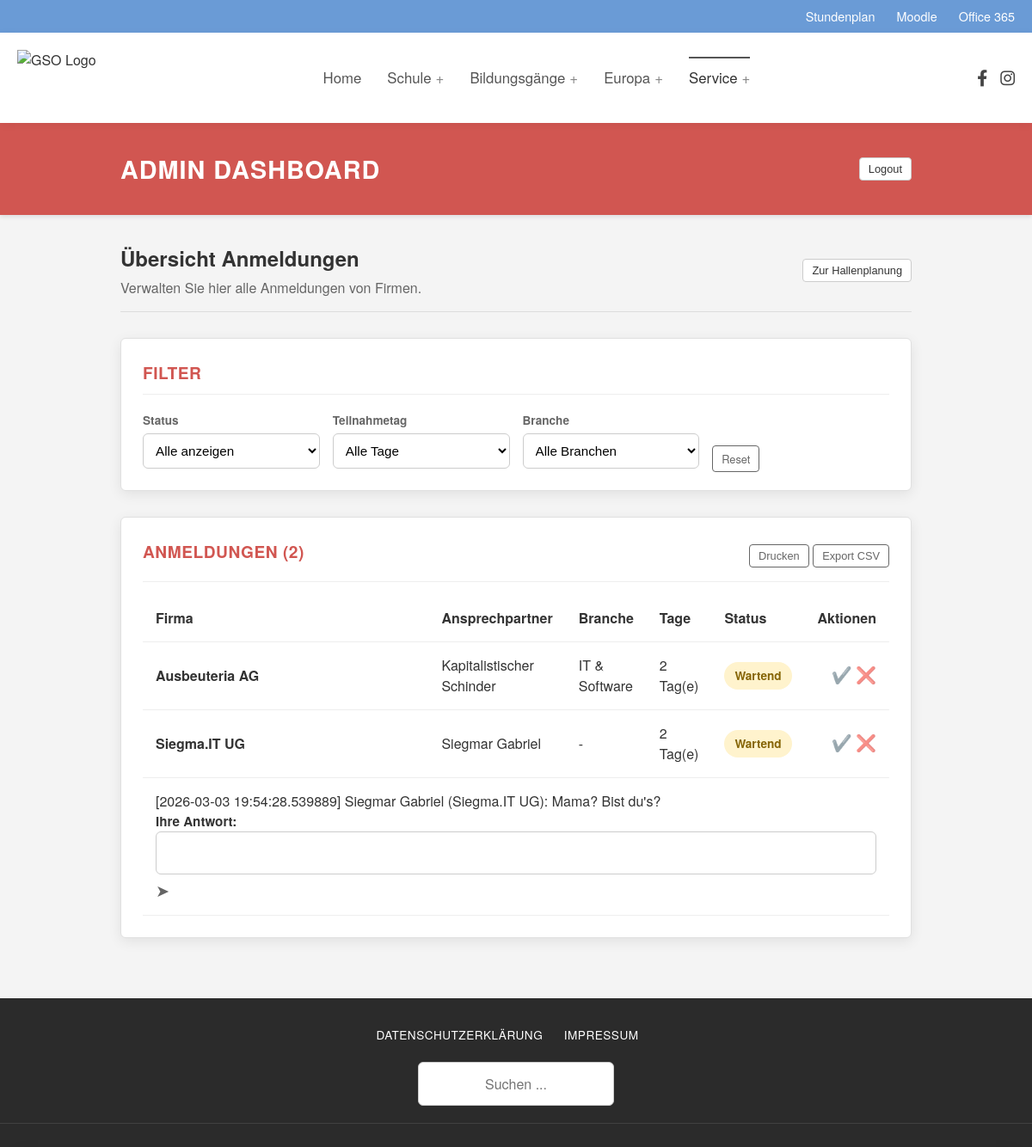
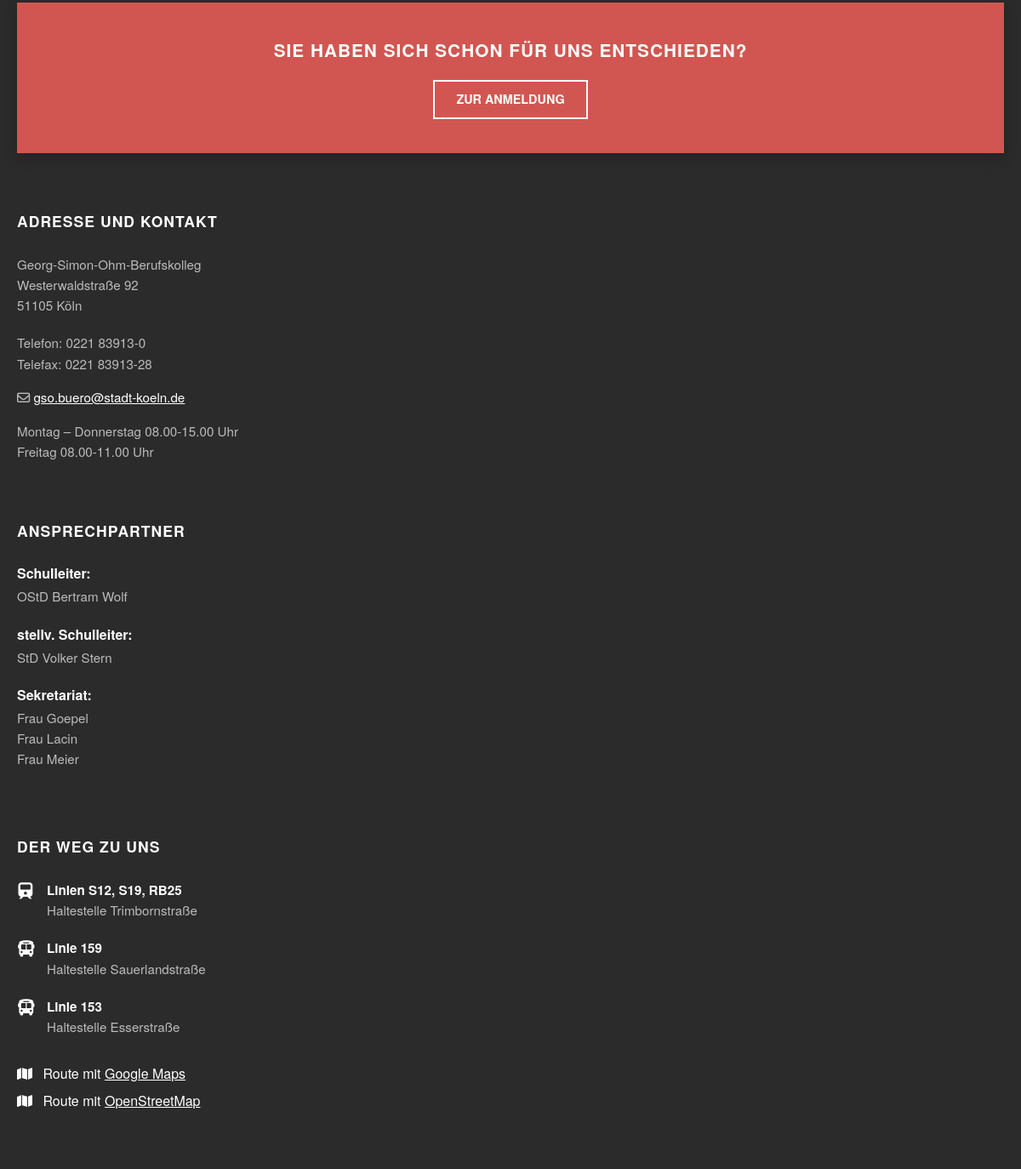
The app's page /dashboard (signed in) with its own data (2 pictures, top to bottom).
### database/models.py (models this page shows, shortened)
class Booking(Schema):
    __tablename__ = 'bookings'
    id = mapped_column(Integer, primary_key=True)
    user_id = mapped_column(Integer, ForeignKey('users.id'), nullable=False)
    event_year = mapped_column(Integer, nullable=False, default=datetime.now().year)
    first = mapped_column(Boolean, nullable=False, default=False)
    second = mapped_column(Boolean, nullable=False, default=False)
    status = mapped_column(Enum(BookingStatus), nullable=False, default=BookingStatus.pending)
    chairs_needed = mapped_column(Integer, nullable=False, default=0)
    tables_needed = mapped_column(Integer, nullable=False, default=0)
    sockets_needed = mapped_column(Integer, nullable=False, default=2)
    remarks = mapped_column(String, nullable=True)
    presentation = mapped_column(String, nullable=True)
    admin_note = mapped_column(String, nullable=True)
    user = relationship("User", back_populates="bookings")
    correspondence = relationship("Correspondence", back_populates="booking")
    UniqueConstraint('user_id', 'event_year')

class User(Schema):
    __tablename__ = 'users'
    id = mapped_column(Integer, primary_key=True)
    name = mapped_column(String, nullable=False)
    industry = mapped_column(String, nullable=True)
    contact_person = mapped_column(String, nullable=True)
    phone = mapped_column(String, nullable=True)
    email = mapped_column(String, nullable=False, unique=True)
    street = mapped_column(String, nullable=True)
    zip = mapped_column(String, nullable=True)
    city = mapped_column(String, nullable=True)
    support_association = mapped_column(Boolean, nullable=False, default=False)
    is_admin = mapped_column(Boolean, nullable=False, default=False)
    tokens = relationship("Token", back_populates="user")
    bookings = relationship("Booking", back_populates="user")

class Correspondence(Schema):
    __tablename__ = 'issues'
    id = mapped_column(Integer, primary_key=True)
    booking_id = mapped_column(Integer, ForeignKey('bookings.id'), nullable=False)
    from_admin = mapped_column(Boolean, nullable=False, default=False)
    from_user = mapped_column(Integer, ForeignKey('users.id'), nullable=False)
    timestamp = mapped_column(DateTime, nullable=False, default=datetime.now)
    message = mapped_column(String, nullable=False)
    booking = relationship("Booking", back_populates="correspondence")
    sender = relationship("User")

### app.py (the view, shortened to what this page needs)
@app.route('/marketplace')
@app.route('/dashboard')
@login_required
def dashboard():
    this_year = datetime.now().year
    if current_user.is_admin:
        template = 'admin_dashboard.html'
        bookings = get_bookings(**transform_filters(request.args), event_year=this_year)
    return render_template(template, user=current_user, bookings=bookings)

### templates/admin_dashboard.html (shortened to what this page needs)
{% extends "baseLayout.html" %}
{% block content %}
{% set booking_list = bookings|list %}
{% set industry_names = {
    'it': 'IT & Software',
    'finance': 'Wirtschaft & Verwaltung',
    'craft': 'Handwerk'
} %}
<div class="full-width-banner">
  <div class="banner-inner">
    <h1>Admin Dashboard</h1>
    <form action="/logout"><button class="btn-small-outline btn-white-background">Logout</button></form>
  </div>
</div>
<div class="dashboard-container">
  <div class="dashboard-intro">
    <div>
      <h2 class="welcome-title">Übersicht Anmeldungen</h2>
      <p class="welcome-sub">Verwalten Sie hier alle Anmeldungen von Firmen.</p>
    </div>
    <form action="/admin/floorplan"><button class="btn-small-outline btn-white-background">Zur Hallenplanung</button></form>
  </div>
  <section class="dash-card filter-card">
    <h3 class="card-title">Filter</h3>
    <form class="filter-grid" method="GET" action="{{ url_for('dashboard') }}">
      <div class="filter-group">
        <label for="filter-status">Status</label>
        <select id="filter-status" name="status" class="admin-select" onchange="this.form.submit()">
          <option value="all" {% if request.args.get('status') == 'all' or not request.args.get('status') %}selected{% endif %}>Alle anzeigen</option>
        </select>
      </div>
      <div class="filter-group">
        <label for="filter-day">Teilnahmetag</label>
        <select id="filter-day" name="day" class="admin-select" onchange="this.form.submit()">
          <option value="all" {% if request.args.get('day') == 'all' or not request.args.get('day') %}selected{% endif %}>Alle Tage</option>
        </select>
      </div>
      <div class="filter-group">
        <label for="filter-industry">Branche</label>
        <select id="filter-industry" name="industry" class="admin-select" onchange="this.form.submit()">
          <option value="all" {% if request.args.get('industry') == 'all' or not request.args.get('industry') %}selected{% endif %}>Alle Branchen</option>
        </select>
      </div>
      <div class="filter-actions">
        <a href="{{ url_for('dashboard') }}" class="btn-small-outline">
            Reset
        </a>
      </div>
    </form>
  </section>
  <div id="bookings">
    <section class="dash-card results-card">
      <div class="header-row">
        <h3 class="card-title" style="margin-bottom:0; border:none;">Anmeldungen ({{ booking_list|length }})</h3>
        <div class="no-print">
          <button class="btn-small-outline" onclick="printElement('bookings')">Drucken</button>
          <button class="btn-small-outline" onclick="exportCSV('bookings')">Export CSV</button>
        </div>
      </div>
      <div class="table-responsive">
        <table class="admin-table">
          <thead>
            <tr>
              <th>Firma</th>
              <th>Ansprechpartner</th>
              <th>Branche</th>
              <th>Tage</th>
              <th>Status</th>
              <th class="text-right no-print">Aktionen</th>
            </tr>
          </thead>
          <tbody>
          {% for booking in booking_list %}
            <tr>
              <td data-label="Firma" class="fw-bold">{{ booking.user.name }}</td>
              <td data-label="Ansprechpartner">{{ booking.user.contact_person }}</td>
              <td data-label="Branche">
                {% if booking.user.industry %}
                  {{ industry_names.get(booking.user.industry, booking.user.industry) }}
                {% else %}
                  -
                {% endif %}
              </td>
              <td data-label="Dauer">{{ booking.duration }} Tag(e)</td>
              <td data-label="Status">
                <span class="status-badge status-{{ booking.status.name|lower }}">
                  {{ booking.status.value }}
                </span>
              </td>
              <td data-label="Aktionen" class="text-right action-cell no-print">
                <form action="/admin/booking/{{ booking.id }}/confirm" method="POST" style="display:inline;">
                  <button type="submit" class="btn-icon btn-approve" title="Anmeldung bestätigen">
                      ✔️
                  </button>
                </form>
                <form action="/admin/booking/{{ booking.id }}/reject" method="POST" style="display:inline;" onsubmit="return confirm('Möchten Sie diese Anmeldung wirklich ablehnen?');">
                  <button type="submit" class="btn-icon btn-reject" title="Anmeldung ablehnen">
                      ❌
                  </button>
                </form>
              </td>
            </tr>
            {% if booking.needs_response %}
            <tr>
              <td colspan="6" aria-label="Nachrichtenverlauf">
                {% for message in booking.correspondence %}
                [{{ message.timestamp }}] {{ message.sender.contact_person }} ({{ message.sender.name }}): {{ message.message }}
                <br>
                {% endfor %}
                <form action="/admin/booking/{{ booking.id }}/respond" method="POST">
                  <label>
                    Ihre Antwort:
                    <input type="text" name="response" />
                  </label>
                  <button type="submit" class="btn-icon btn-confirm" title="Antwort abschicken">
                      ➤
                  </button>
                </form>
              </td>
            </tr>
            {% endif %}
          {% endfor %}
          </tbody>
        </table>
      </div>
    </section>
  </div>
</div>
{% endblock %}

### templates/baseLayout.html (shortened to what this page needs)
<!DOCTYPE html>
<html lang="de">
<head>
    <link rel="stylesheet" href="https://cdnjs.cloudflare.com/ajax/libs/font-awesome/6.4.0/css/all.min.css">
    <link rel="stylesheet" href="{{ url_for('static', filename='css/baseStyle.css') }}">
    <link rel="stylesheet" href="{{ url_for('static', filename='css/marketplace.css') }}">
    <link rel="stylesheet" href="{{ url_for('static', filename='css/dashboard.css') }}">
</head>
<body>
    <div class="top-bar">
        <div class="container-width top-bar-inner">
            <a href="#">Stundenplan</a>
            <a href="#">Moodle</a>
            <a href="#">Office 365</a>
        </div>
    </div>
    <header class="site-header">
        <div class="container-width header-inner">
            <div class="branding">
                <a href="/">
                    <img src="https://www.gso-koeln.de/wp-content/uploads/2020/06/cropped-LOGO-GSO_neu.png" alt="GSO Logo">
                </a>
            </div>
            <nav class="main-navigation">
                <ul class="nav-list">
                    <li class="nav-item {% block homenav %}{% endblock %}"><a href="/">Home</a></li>
                    <li class="nav-item has-sub"><a href="#">Schule</a></li>
                    <li class="nav-item has-sub"><a href="#">Bildungsgänge</a></li>
                    <li class="nav-item has-sub"><a href="#">Europa</a></li>
                    <li class="nav-item has-sub {% block servicenav %}current-menu-item{% endblock %}">
                        <a href="#">Service</a>
                    </li>
                </ul>
            </nav>
            <div class="header-socials">
                <a href="#" aria-label="Facebook"><i class="fab fa-facebook-f"></i></a>
                <a href="#" aria-label="Instagram"><i class="fab fa-instagram"></i></a>
            </div>
        </div>
    </header>
    {% block content %}
    {% endblock %}
    <div class="footer-wrapper">
        <div class="container-width footer-meta-top">
            <div class="footer-links">
                <a href="#">DATENSCHUTZERKLÄRUNG</a>
                <a href="#">IMPRESSUM</a>
            </div>
            <div class="footer-search">
                <form action="#">
                    <input type="text" placeholder="Suchen ...">
                    <button type="submit"><i class="fas fa-search"></i></button>
                </form>
            </div>
        </div>
        <div class="container-width">
            <div class="cta-banner">
                <h2>SIE HABEN SICH SCHON FÜR UNS ENTSCHIEDEN?</h2>
                <a href="#" class="btn-outline">ZUR ANMELDUNG</a>
            </div>
        </div>
        <footer class="site-footer">
            <div class="container-width">
                <div class="footer-grid">
                    <div class="footer-column">
                        <h3>ADRESSE UND KONTAKT</h3>
                        <p>Georg-Simon-Ohm-Berufskolleg<br>Westerwaldstraße 92<br>51105 Köln</p>
                        <div class="contact-details">
                            <p>Telefon: 0221 83913-0<br>Telefax: 0221 83913-28</p>
                            <p class="mail-link"><i class="far fa-envelope"></i> <a href="mailto:gso.buero@stadt-koeln.de">gso.buero@stadt-koeln.de</a></p>
                            <p style="margin-top: 15px;">Montag – Donnerstag 08.00-15.00 Uhr<br>Freitag 08.00-11.00 Uhr</p>
                        </div>
                    </div>
                    <div class="footer-column">
                        <h3>ANSPRECHPARTNER</h3>
                        <div class="person-group"><strong>Schulleiter:</strong><p>OStD Bertram Wolf</p></div>
                        <div class="person-group"><strong>stellv. Schulleiter:</strong><p>StD Volker Stern</p></div>
                        <div class="person-group"><strong>Sekretariat:</strong><p>Frau Goepel<br>Frau Lacin<br>Frau Meier</p></div>
                    </div>
                    <div class="footer-column">
                        <h3>DER WEG ZU UNS</h3>
                        <ul class="transport-list">
                            <li><i class="fas fa-train"></i> <div><strong>Linien S12, S19, RB25</strong><br>Haltestelle Trimbornstraße</div></li>
                            <li><i class="fas fa-bus"></i> <div><strong>Linie 159</strong><br>Haltestelle Sauerlandstraße</div></li>
                            <li><i class="fas fa-bus"></i> <div><strong>Linie 153</strong><br>Haltestelle Esserstraße</div></li>
                        </ul>
                        <div class="map-links">
                            <a href="#" target="_blank"><i class="fas fa-map"></i> Route mit <u>Google Maps</u></a><br>
                            <a href="#" target="_blank"><i class="fas fa-map"></i> Route mit <u>OpenStreetMap</u></a>
                        </div>
                    </div>
                </div>
            </div>
        </footer>
    </div>
</body>
</html>

### records on screen
Booking: user.name "Ausbeuteria AG", user.contact_person "Kapitalistischer Schinder", duration "2", status.value "Wartend"
User: get "IT & Software"
Booking: user.name "Siegma.IT UG", user.contact_person "Siegmar Gabriel", duration "2", status.value "Wartend"
Correspondence: timestamp "2026-03-03 19:54:28.539889", sender.contact_person "Siegmar Gabriel", sender.name "Siegma.IT UG", message "Mama? Bist du's?"

### other values on screen
{{ booking_list|length }} "2"
